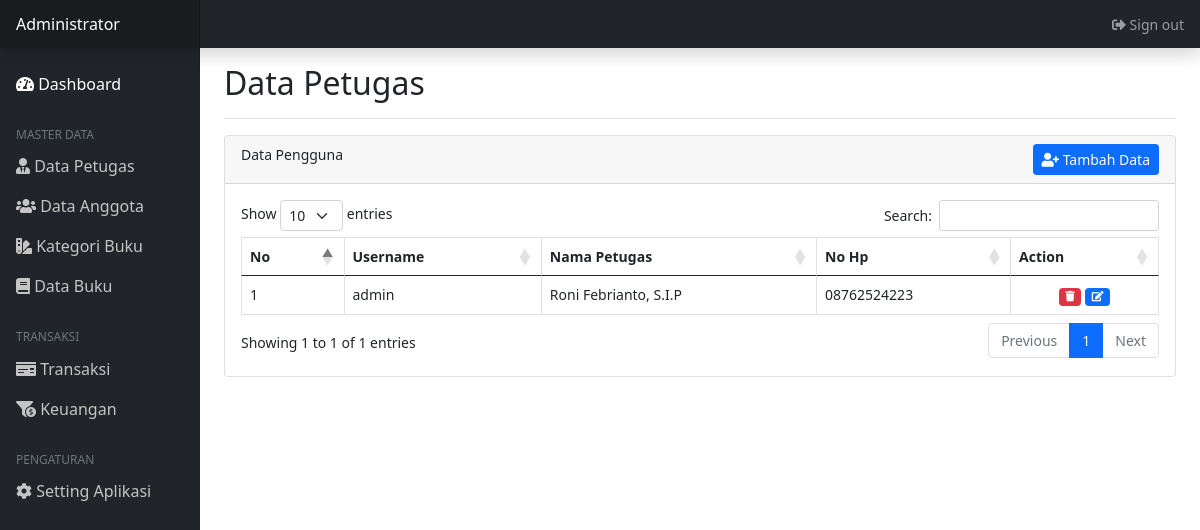
The app's page /petugas (signed in) with its own data.
### tables this page shows
CREATE TABLE `petugas` (
  `id_petugas` int(11) NOT NULL AUTO_INCREMENT,
  `nama_petugas` varchar(55) DEFAULT NULL,
  `alamat_petugas` varchar(55) DEFAULT NULL,
  `notelp_petugas` varchar(30) DEFAULT NULL,
  `jeniskelamin_petugas` enum('L','P') DEFAULT NULL,
  `username` varchar(255) DEFAULT NULL,
  `password` varchar(255) DEFAULT NULL,
  PRIMARY KEY (`id_petugas`)
);

### php/Database.php (called while the page is built, shortened)
<?php
class Database {
    public static function getKoneksi(){
        $db = new mysqli('localhost', 'root', '', 'dbk_perpus');
        return $db;
    }
}
?>

### php/Petugas.php (called while the page is built, shortened)
<?php
require_once ('Database.php');
class Petugas{
    private $db;
    public function __construct(){
        $this->db = Database::getKoneksi();
    }
    public function TampilkanPetugas(){
        $res = $this->db->query("SELECT *FROM petugas");
        while($row = $res->fetch_object()):
            $data[] = $row;
        endwhile;
        if(empty($data)){
            return null;
        }else{
            return $data;
        }
    }
}
$Petugas = new Petugas;
?>

### views/admin/masterdata/petugas.php (the view, shortened to what this page needs)
<?php
require_once('./php/Auth.php');
require_once('./php/Petugas.php');
?>
<!doctype html>
<html lang="en">
<?php include_once('./views/partisi/head.php'); ?>
<link rel="stylesheet" href="../../public/assets/css/admin.css">
<body>
<?php include_once('./views/partisi/navbar.php'); ?>
<div class="container-fluid">
<div class="row">
<?php include_once('./views/partisi/sidebar.php'); ?>
  <main class="col-md-9 ms-sm-auto col-lg-10 px-md-4">
    <div class="d-flex justify-content-between flex-wrap flex-md-nowrap align-items-center pt-3 pb-2 mb-3 border-bottom">
      <h1 class="h2">Data Petugas</h1>
    </div>
    <div class="card">
      <div class="card-header">
          Data Pengguna
          <a type="button" class="btn btn-primary btn-sm" data-bs-toggle="modal" data-bs-target="#tambahPengguna" style="float:right;"><i class="fas fa-user-plus"></i> Tambah Data</a>
      </div>
      <div class="card-body">
        <table class="table table-bordered" id="DataTable">
          <thead>
            <tr>
              <th scope="col">No</th>
              <th scope="col">Username</th>
              <th scope="col">Nama Petugas</th>
              <th scope="col">No Hp</th>
              <th scope="col">Action</th>
            </tr>
          </thead>
          <tbody>
            <?php if(!empty($Petugas->TampilkanPetugas())): ?>
            <?php $i=1; foreach ($Petugas->TampilkanPetugas() as $x): ?>
            <tr>
              <td><?= $i++; ?></td>
              <td><?= $x->username; ?></td>
              <td><?= $x->nama_petugas; ?></td>
              <td><?= $x->notelp_petugas; ?></td>
              <td>
                <center>
                  <a onclick="return confirm('Yakin Mau Menghapus Data Ini ? ')" href="../../../php/Petugas.php?hapus&id=<?= $x->id_petugas; ?>"><span class="badge bg-danger"><i class="fas fa-trash"></i></span></a>
                  <a href="#" data-bs-toggle="modal" data-bs-target=".edit" <?= "data-id=".$x->id_petugas.""; ?>><span class="badge bg-primary"><i class="fas fa-edit"></i></span></a>
                </center>
              </td>
            </tr>
            <?php endforeach; ?>
            <?php endif; ?>
          </tbody>
        </table>
      </div>
  </div>
  </main>
</div>
</div>
</body>
</html>

### public/assets/css/admin.css (style rules this page uses)
body { font-size: .875rem; }

### records on screen
petugas: username "admin", nama_petugas "Roni Febrianto, S.I.P", notelp_petugas "08762524223"
